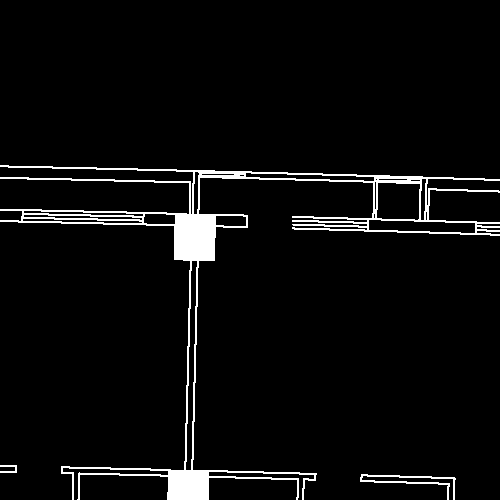
#> input picture data/0010_for_test/png/0010_0002.png, 500 x 500 px, given in place of 0_00_0.png, which was not available
$ python data_process.py
#> lines starting #> are read from the running program, lines starting #| are printed output that depends on the picture; after the words box and inside, x2 and y2 are one past the last pixel; in counts of white or black regions, pixels touching at a corner belong together
import os
import numpy as np
from PIL import Image
from utils import int01_3darr_save2png


def int01_2darr_save2png(arr, out_path):
    im = Image.fromarray((arr * 255).astype(np.uint8))
    im.save(out_path)


def get_img_cls_from_path(img_path):
    return int(img_path[-5])


def get_img_id(img_path, type='str'):
    assert type in ['str', 'int']
    if type == 'str':
        return img_path[-10:-6]
    elif type == 'int':
        return int(img_path[-10:-6])


def get_arr_int_padded(path_img):
    """
    Not robust, only used for image size [13200, 10200]
    :param path_img: path of the png image
    :return: int[0, 1] zero padded np array, size: 12500, 10500]
    """
    arr_img = np.array(Image.open(path_img))
    # convert type to int
    if len(arr_img.shape) == 3:
        arr_int = (np.mean(arr_img, 2) - 255).astype(bool).astype(int)
    elif len(arr_img.shape) == 2:
        arr_int = 1 - arr_img.astype(bool).astype(int)
    else:
        assert len(arr_img.shape) == 2, "img shape error, {}".format(len(arr_img.shape) == 2)
    # zero padding
    arr_int_padded = np.pad(arr_int, ((300, 0), (0, 300)), 'constant')
    return arr_int_padded


def generate_unit_tensors(tensor_all, mask_out_dir, png_out_dir, img_id):
    """
    processing the large mask tensor to unit mask tensors, and save: 1) mask npy 2)input png.
    :param tensor_all:
    :param out_dir:
    :param img_id:
    :return:
    """
    len_dim0 = tensor_all.shape[1]
    len_dim1 = tensor_all.shape[2]
    assert len_dim0 % side_length == 0
    assert len_dim1 % side_length == 0

    count = 0
    count_1 = 0
    count_0 = 0
    stride = 250
    list_stride = []
    for i in range(side_length // stride):
        list_stride.append(i * stride)

    print("===========")
    print("Generating image: " + img_id)
    for each_stride in list_stride:
        print(" Processing stride={} ...".format(each_stride))
        for i in range(int(len_dim0 / side_length)):
            for j in range(int(len_dim1 / side_length)):
                arr_unit = tensor_all[:, # dim 0: cls
                           i * side_length + each_stride: i * side_length + side_length + each_stride, # dim 1: raw
                           j * side_length + each_stride: j * side_length + side_length + each_stride]# dim 2: column
                if np.sum(arr_unit, axis=(0, 1, 2)) == 0:
                    count_0 += 1
                else:
                    # 1) save mask npy
                    # out npy naming rule: [img_id, block_id]
                    npy_out_name = img_id + '_{0:04d}'.format(count_1)
                    npy_out_path = os.path.join(mask_out_dir, npy_out_name)
                    np.save(npy_out_path, arr_unit)
                    print("Saved mask: " + npy_out_path)
                    # 2) save png
                    # build png tensor
                    int_tensor_png = np.sum(arr_unit, axis=0).astype(bool).astype(int)
                    # save tensor to png
                    # png naming rule: [img_id, block_id]
                    png_out_name = img_id + '_{0:04d}'.format(count_1) + '.png'
                    png_out_path = os.path.join(png_out_dir, png_out_name)
                    int01_2darr_save2png(int_tensor_png, out_path=png_out_path)
                    print("Saved input png: " + png_out_path)

                    count_1 += 1
                count += 1

    print("Finished. Logs:")
    print("There are totally {} blocks.".format(count))
    print("There are totally {} all-zero blocks.".format(count_0))
    print("There are totally {} non-zero blocks.".format(count_1))


# Example: Save to black and white png
# int01_2darr_save2png(arr_padded, out_dir='data/a_real_png_sample/out_2.png')

# Example: Save to npy
# np.save('data/a_real_png_sample/out', arr_padded)


if __name__ == '__main__':
    side_length = 500
    n_classes = 3
    mask_dir = 'data/input_raw_images'
    mask_out_dir = 'data/data_proc_output/mask'
    png_out_dir = 'data/data_proc_output/png'
    if not os.path.isdir(mask_out_dir):
        os.mkdir(mask_out_dir)
    if not os.path.isdir(png_out_dir):
        os.mkdir(png_out_dir)

    # build class list: [0, 1, ...], int
    list_class = []
    for i in range(n_classes):
        list_class.append(i)

    # images' path
    list_img_path = os.listdir(mask_dir)
    for i in list_img_path:
        assert os.path.isfile(os.path.join(mask_dir, i)), "image doesn't exist: {}".format(i)
        if '.DS_Store' in list_img_path:
            list_img_path.remove('.DS_Store')
    # show the list of images
    print(list_img_path)

    # build image_id list
    list_image_id = []
    for img_path in list_img_path:
        img_id_str = get_img_id(img_path, 'str')
        if img_id_str not in list_image_id:
            list_image_id.append(img_id_str)

    # 1) Read mask images.
    # 2) Save unit mask and png.
    for image_id_str in list_image_id:
        list_arr_int_padded = []
        for cls_int in list_class:
            img_name = image_id_str + '_' + str(cls_int) + '.png'
            full_img_path = os.path.join(mask_dir, img_name)
            # build mask 2d arr for each image:
            arr_int_padded = get_arr_int_padded(full_img_path)
#> in get_arr_int_padded, arr_img is the input picture: shape (500, 500); 4.5% white; 3 white regions, box (x1, y1, x2, y2) and area: (0, 165, 500, 500) 10618, (360, 474, 456, 500) 458, (0, 465, 17, 473) 76
#> in get_arr_int_padded, `arr_int_padded = np.pad(arr_int, ((300, 0), (0, 300)), 'constant')`:
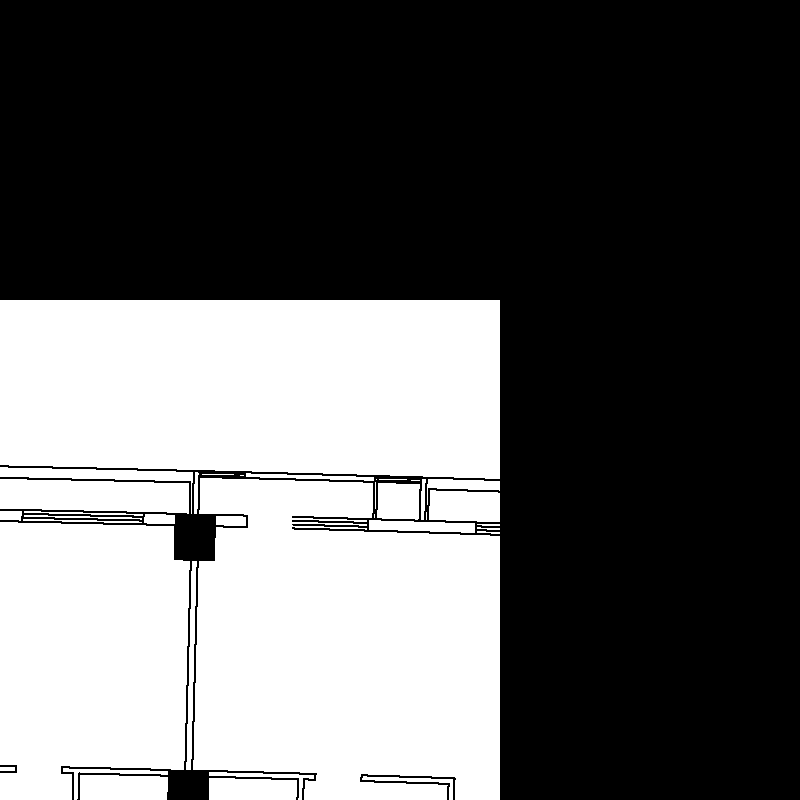
#> arr_int_padded: shape (800, 800) int64; values 0 (black) and 1 (white), 37.3% white; 36 white regions (5 under 20 px), largest, box (x1, y1, x2, y2) and area: (0, 300, 500, 479) 85839, (193, 478, 500, 800) 84143, (0, 522, 190, 800) 47231
            list_arr_int_padded.append(arr_int_padded)
        # build mask tensor:
        tensor_all = np.stack(tuple(list_arr_int_padded))

        generate_unit_tensors(tensor_all=tensor_all,
                              mask_out_dir=mask_out_dir,
                              png_out_dir=png_out_dir,
                              img_id=image_id_str)
#> (the run stopped early here; a loop or call above may not have finished)

$ run again, on data/0010_for_test/png/0010_0018.png
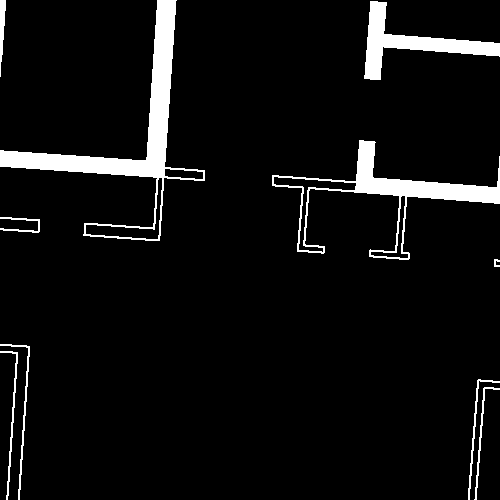
#> input picture data/0010_for_test/png/0010_0018.png, 500 x 500 px, given in place of 0_00_0.png, which was not available
#> in get_arr_int_padded, arr_img is the input picture: shape (500, 500); 6.1% white; 10 white regions, largest, box (x1, y1, x2, y2) and area: (0, 0, 205, 241) 6581, (272, 140, 500, 260) 4149, (364, 1, 500, 80) 2876
#> in get_arr_int_padded, `arr_int_padded = np.pad(arr_int, ((300, 0), (0, 300)), 'constant')`:
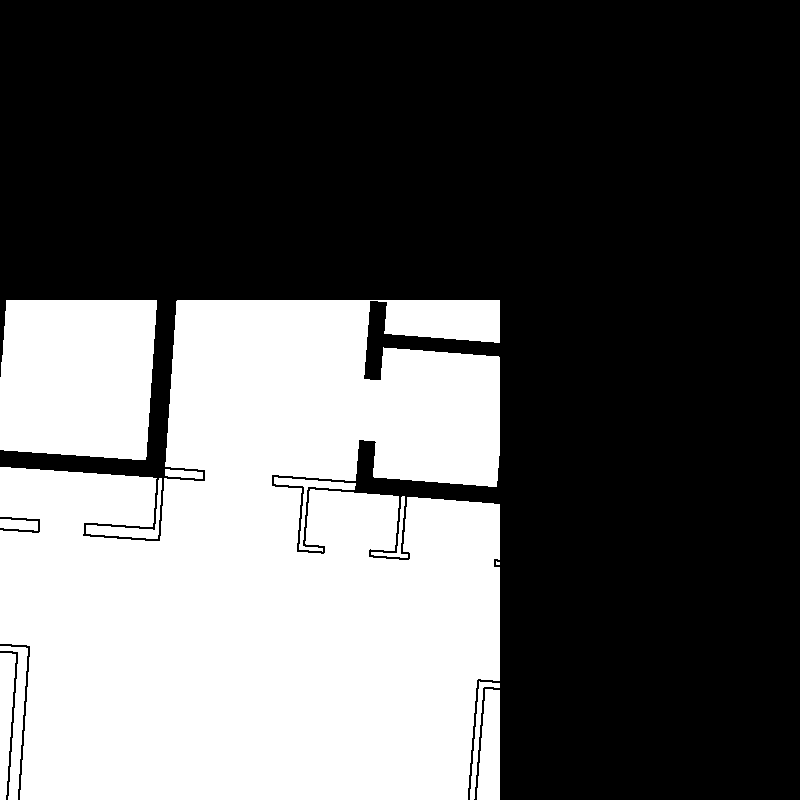
#> arr_int_padded: shape (800, 800) int64; values 0 (black) and 1 (white), 36.7% white; 12 white regions (1 under 20 px), largest, box (x1, y1, x2, y2) and area: (0, 300, 500, 800) 202606, (0, 300, 157, 460) 23324, (477, 689, 500, 800) 2101

$ run again, on data/0010_for_test/png/0010_0021.png
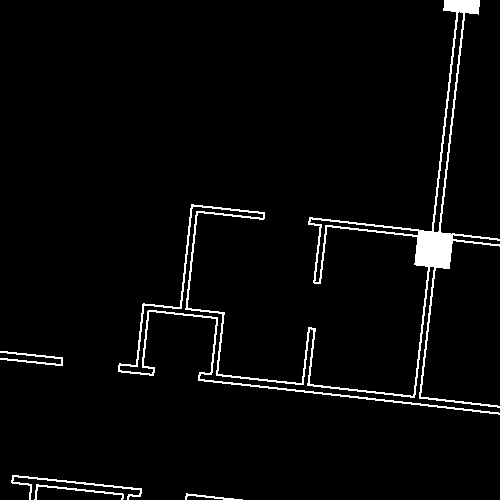
#> input picture data/0010_for_test/png/0010_0021.png, 500 x 500 px, given in place of 0_00_0.png, which was not available
#> in get_arr_int_padded, arr_img is the input picture: shape (500, 500); 3.3% white; 5 white regions, box (x1, y1, x2, y2) and area: (118, 0, 500, 415) 7313, (11, 475, 142, 500) 405, (0, 351, 63, 366) 274, (34, 484, 124, 500) 226, (185, 493, 243, 500) 120
#> in get_arr_int_padded, `arr_int_padded = np.pad(arr_int, ((300, 0), (0, 300)), 'constant')`:
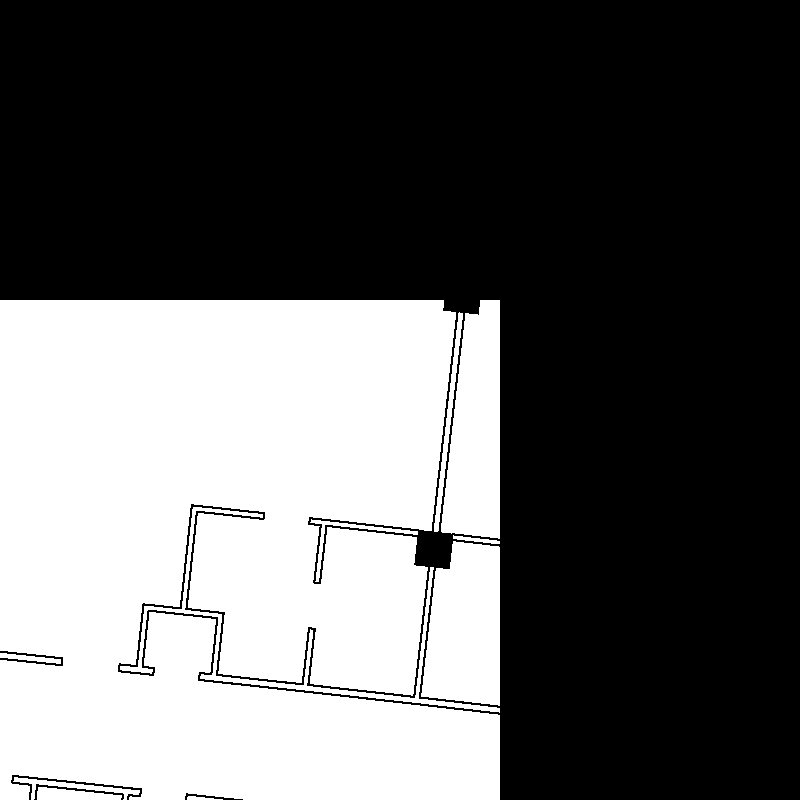
#> arr_int_padded: shape (800, 800) int64; values 0 (black) and 1 (white), 37.8% white; 11 white regions, largest, box (x1, y1, x2, y2) and area: (0, 300, 500, 800) 212868, (441, 300, 500, 539) 10757, (421, 541, 500, 706) 10728

$ run again, on data/0010_for_test/png/0010_0023.png
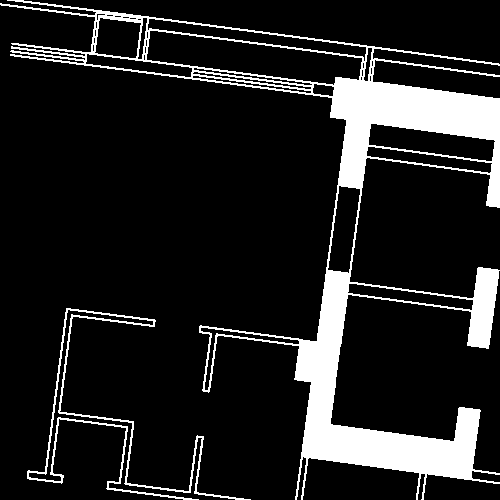
#> input picture data/0010_for_test/png/0010_0023.png, 500 x 500 px, given in place of 0_00_0.png, which was not available
#> in get_arr_int_padded, arr_img is the input picture: shape (500, 500); 13.2% white; 2 white regions, box (x1, y1, x2, y2) and area: (0, 0, 500, 500) 30446, (27, 308, 251, 500) 2501
#> in get_arr_int_padded, `arr_int_padded = np.pad(arr_int, ((300, 0), (0, 300)), 'constant')`:
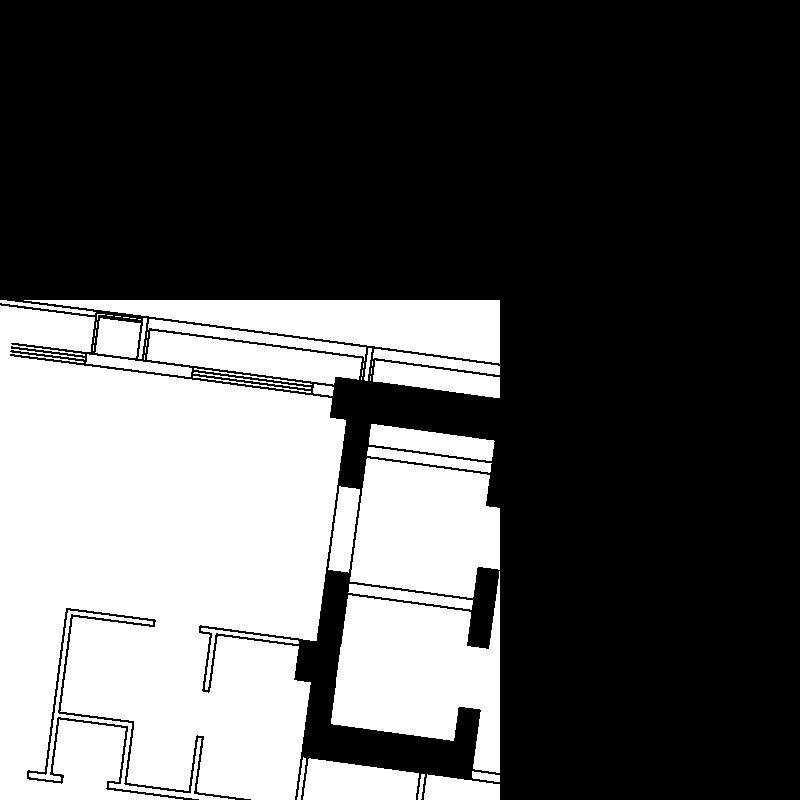
#> arr_int_padded: shape (800, 800) int64; values 0 (black) and 1 (white), 33.9% white; 48 white regions (20 under 20 px), largest, box (x1, y1, x2, y2) and area: (0, 305, 346, 800) 133488, (331, 571, 500, 773) 20424, (350, 458, 500, 598) 16650
